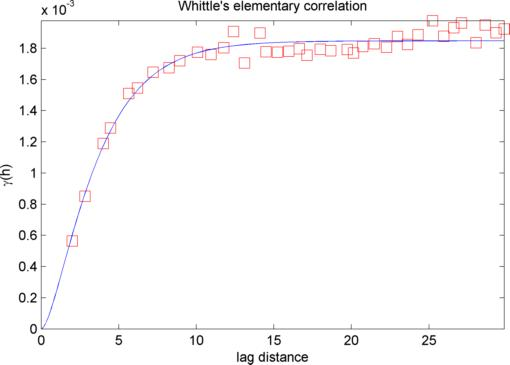
%> input picture Exfunctions/variogramfit/variogramfit.jpg, 510 x 365 px
$ octave --eval "result = LargestRectangle(imread('../variogramfit/variogramfit.jpg'));"   (GNU Octave 9; MATLAB toolbox functions it lacks are replaced by stand-ins)
%> lines starting %> are read from the running program, lines starting %| are printed output that depends on the picture
function LRout=LargestRectangle(image,varargin)
%Function to find the largest inscribed rectangle in an arbitrary shape with multiple holes.
%INPUT:
% image:        Image, RGB, grey or BW. By preference BW.
% RotationStep: Default: 5°
%               Rotation Step in degrees. In order to find tilted rectangles, the image is rotated.
%               Range: 0 < RotationStep <= 90.
%               If RotationStep>(LastAngle-FirstAngle) then the image is rotated once.
% iterate:      Default: 1 (with iteration)
%               If 0 then no iteration, if 1 then iteration.
%               No iteration if (FirstAngle == LastAngle)
%               It might not find the largest rectangle in the range determined by the RotationStep,
%               it might lock on any local maximum within a rotation step.
%FirstAngle:    Default: 0°
%               First angle:  0 <= FirstAngle < 90
%LastAngle:     Default: 89.9999°
%               Last angle: FirstAngle <= LastAngle <= 90
%Graphic:       Default: 1 (Plot graphic), 0: no graphic
%OUTPUT LRout:
% 1st row: Area of the largest rectangle in px, Rotation angle in degrees counterclockwise
% 2nd row: x,y of top corner of largest rectangle
% 3rd row: x,y of right corner of largest rectangle
% 4th row: x,y of bottom corner of largest rectangle
% 5th row:x,y of left corner of largest rectangle
%EXAMPLES:
% LRout=LargestRectangle(myImage)% Run with default values
% LRout=LargestRectangle(myImage,0.1,0)% Run with small rotation steps, no iteration
% LRout=LargestRectangle(myImage,0,0,0,0)% For axis parallel rectangle
% Example for rotation step=5, no iteration, starting at 10°, ending at 20°, no graphic:
%    LRout=LargestRectangle(myImage,5,0,10,20,0)
%REMARK:
% Any hole (black pixel), even only one pixel wide,
%  will not be inside the largest rectangle

%Revisions:
%19.05.20: removed bug when left or top border of input image has a white pixel
inArg=[5,1,0,89.9999,1];%Default values, you may want to change it
inArg(1:nargin-1)=[varargin{1:nargin-1}];
RotationStep=inArg(1);
%> RotationStep = 5
iterate=inArg(2);
%> iterate = 1
StartAngle=inArg(3);
%> StartAngle = 0
EndAngle=inArg(4);
%> EndAngle = 90
numRotSteps=floor((EndAngle-StartAngle)/RotationStep)+1;
%> numRotSteps = 18
if EndAngle==StartAngle
  iterate=0;% NO iteration
  RotationStep=1;% dummy value >0
  numRotSteps=1;
end
if iterate && floor((EndAngle-StartAngle)/RotationStep)+1<10
  % make rotatationstep smaller and keep user selected values
    RotationStep=RotationStep/ceil(10*RotationStep/(EndAngle-StartAngle));
    numRotSteps=floor((EndAngle-StartAngle)/RotationStep)+1;
end
if ~islogical(image)
  image=im2bw(image);
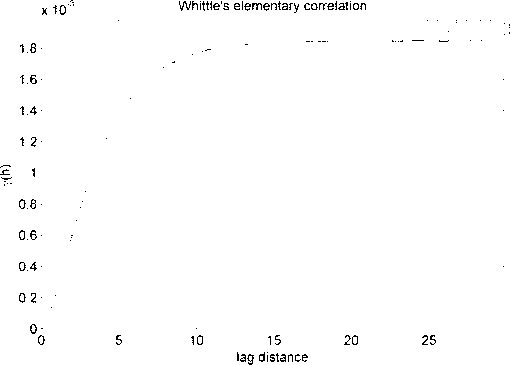
%> image: size 365x510 logical; 99.1% white; black in thin lines or dots
end
ImBWc=image;
%add 1px black border arround ImBWc:
%You gain approx. 1% area if you remove 'logical', but 3 times slower
ImBWc=logical([zeros(1,size(ImBWc,2)+2);...%add top border
  zeros(size(ImBWc,1),1),ImBWc,zeros(size(ImBWc,1),1);...%add left+right border  + image
  zeros(1,size(ImBWc,2)+2)]);%add bottom border
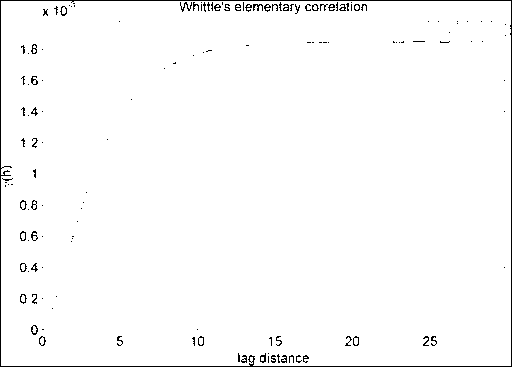
%> ImBWc: size 367x512 logical; 98.1% white; black in thin lines or dots
[rows, columns] = find(ImBWc);
%> rows = 184390 values from 2 to 366; columns = 184390 values from 2 to 511
if isempty(rows)
  %totaly black image
  disp ('Totaly black image! No rectangle found.');
  LRout=[0,0;1,1;1,1;1,1;1,1];
  return;
end
%determine smallest black border arround image
leftCrop = min(columns)-1;
%> leftCrop = 1
topCrop = min(rows)-1;
%> topCrop = 1
rightCrop = max(columns)+1;
%> rightCrop = 512
bottomCrop = max(rows)+1;
%> bottomCrop = 367
%crop image:
ImBWc=ImBWc(topCrop:bottomCrop,leftCrop:rightCrop);
%correct origin for later use (1px was added as border):
leftCrop = leftCrop-1;
%> leftCrop = 0
topCrop = topCrop-1;
%> topCrop = 0
LR=[0,0,0,0,0,0,0,0,0];%area,xmin,xmax,ymin,ymax, angle, sizeImR(1), sizeImR(2),AreaNow
%Main loop, rotate image get border, get largest rectangle
AN=zeros(numRotSteps,2);% Angle, LR, used for iterate only
ANi=0;
for angle=StartAngle:RotationStep:EndAngle
    [border,ColLims,RowLims,sizeImR]=GetContour(ImBWc,angle);
    if border(1)==0
      %Only 1 px areas
      [border,ColLims,RowLims,sizeImR]=GetContour(ImBWc,0);
      LR=getLR(LR,border,ColLims,RowLims);
      LR(6:8)=[0,sizeImR];
      iterate=0;
      break;%Exit for loop
    end
    areaOld=LR(1);
    LR=getLR(LR,border,ColLims,RowLims);
    ANi=ANi+1;
    AN(ANi,:)=[angle,LR(9)];
    if LR(1)>areaOld
        LR(6:8)=[angle,sizeImR];
    end
end
%> this loop made 18 passes
%> (angle, areaOld) on passes 2 to 6: (5, 96720), (10, 96720), (15, 96720), (20, 96720), (25, 96720)
%> pass 1, in GetContour, `boundary = bwperim(ImBWc);`:
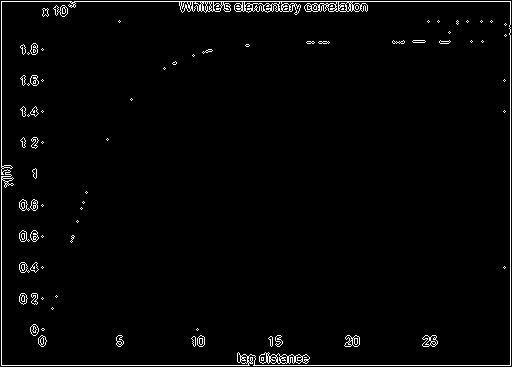
%> boundary: size 367x512 logical; 2.3% white in thin lines or dots
%> after the loop, AN = 18 rows, first 12: [0 96720; 5 84162; 10 84294; 15 75576; 20 69764; 25 67865; 30 65265; 35 62738; 40 62618; 45 61050; 50 61200; 55 61880]; LR = [99963 85 345 33 415 85 543 411 99963]

if iterate
  %iterate
  MinRotationStep=min(0.01,RotationStep/10);
%> MinRotationStep = 0.01
%> (the rest of the program and of its run is left out)
